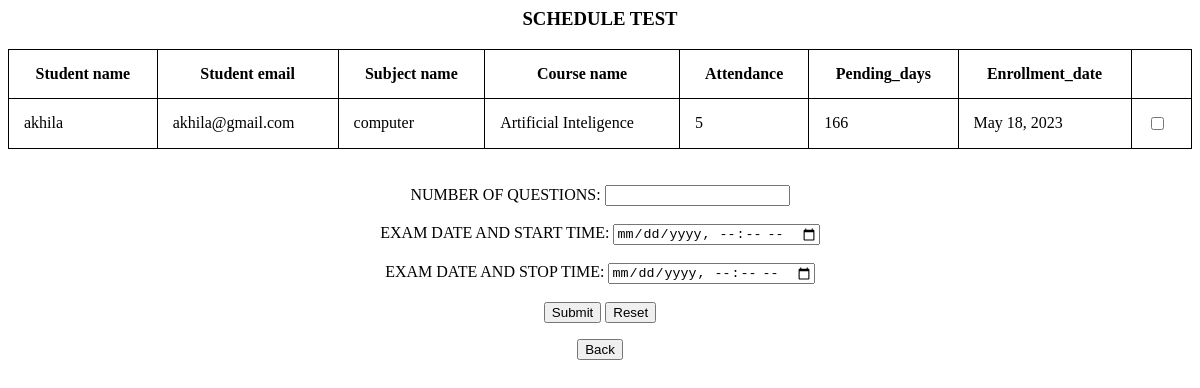
Page /sched_test (signed in) on the committed database.
### learn/models.py (models this page shows)
class Enrollment(models.Model):
    Student_name = models.CharField(max_length=200,null=True)
    Student_email = models.EmailField(null=True)
    Subject_name = models.CharField(max_length=200, null=True)
    Course_name = models.CharField(max_length=200,null=True)
    Teacher_name = models.CharField(max_length=200, null=True)
    Teacher_email = models.EmailField(null=True)
    Attendance = models.IntegerField(null=True)
    Pending_days = models.IntegerField(null=True)
    Enrollment_date = models.DateField(auto_now_add=True, null=True)
    Teacher_response = models.CharField(max_length=200, null=True)
    Paid_amount = models.FloatField(null=True)
    Certificate = models.CharField(max_length=200, null=True)
    Is_paid_subscription = models.BooleanField(null=True)
    notify = models.CharField(max_length=200, null = True)
    enrol_reg = models.ForeignKey(Registration, on_delete=models.SET_NULL, null = True)

### learn/views.py (the view)
# urls.py: path('sched_test',learn.views.sched_test,name='sched_test'),
def sched_test(request):
    sew = Registration.objects.get(id = request.session['logg'])
    stz = Enrollment.objects.filter(Teacher_email = sew.Email, Teacher_response = 'Accepted')
    return render(request,'sched_test.html',{'stz':stz})

### Templates/sched_test.html (shortened to what this page needs)
{% load static %}
<html lang="en">
<head>
   <link rel="stylesheet" type="text/css" href="{% static 'trt.css' %}">
</head>
<body class= "pic" background="{% static 'trt.jpg' %}" >
<h3 align="center">SCHEDULE TEST</h3>
<form method="post" action="{% url 'sched_test1' %}">
<table  style="width:100%">
   <tr>
      <th>
         Student name
      </th>
      <th>
         Student email
      </th>
      <th>
         Subject name
      </th>
      <th>
         Course name
      </th>
      <th>
         Attendance
      </th>
      <th>
         Pending_days
      </th>
      <th>
         Enrollment_date
      </th>
   </tr>
   {% for i in stz %}
   <tr>
      <td>
         {{i.Student_name}}
      </td>
      <td>
         {{i.Student_email}}
      </td>
      <td>
         {{i.Subject_name}}
      </td>
      <td>
         {{i.Course_name}}
      </td>
      <td>
         {{i.Attendance}}
      </td>
      <td>
         {{i.Pending_days}}
      </td>
      <td>
         {{i.Enrollment_date}}
      </td>
      <td>
         <input type="checkbox" name="scd" value="{{i.id}}">
      </td>
   </tr>
   {% endfor %}
</table><br><br>
<div align="center">
   NUMBER OF QUESTIONS: <input type="number" name='numbb' required><br><br>
   EXAM DATE AND START TIME: <input type="datetime-local" name='dtt' required><br><br>
   EXAM DATE AND STOP TIME: <input type="datetime-local" name='stt' required><br><br>
   <input type="submit" name='schd' value="Submit">
   <input type="reset" name='cancel' value="Reset">
</div>
</form>
<div align="center">
   <button type="submit" onclick="location.href='{% url 'teacher_home' %}'" name='mybtn2'>Back</button>
</div>
</body>
</html>

### static/trt.css (style rules this page uses)
* { box-sizing: border-box }
.pic { background-repeat: no-repeat; background-attachment: fixed; background-size: cover; background-size: 100%; }

### Templates/sched_test.html (style rules this page uses)
table, th, td { border: 1px solid black; border-collapse: collapse; }
th, td { padding: 15px; }

### rows in the picture
Enrollment: Student_name "akhila", Student_email "akhila@gmail.com", Subject_name "computer", Course_name "Artificial Inteligence", Attendance "5", Pending_days "166", Enrollment_date "May 18, 2023"
